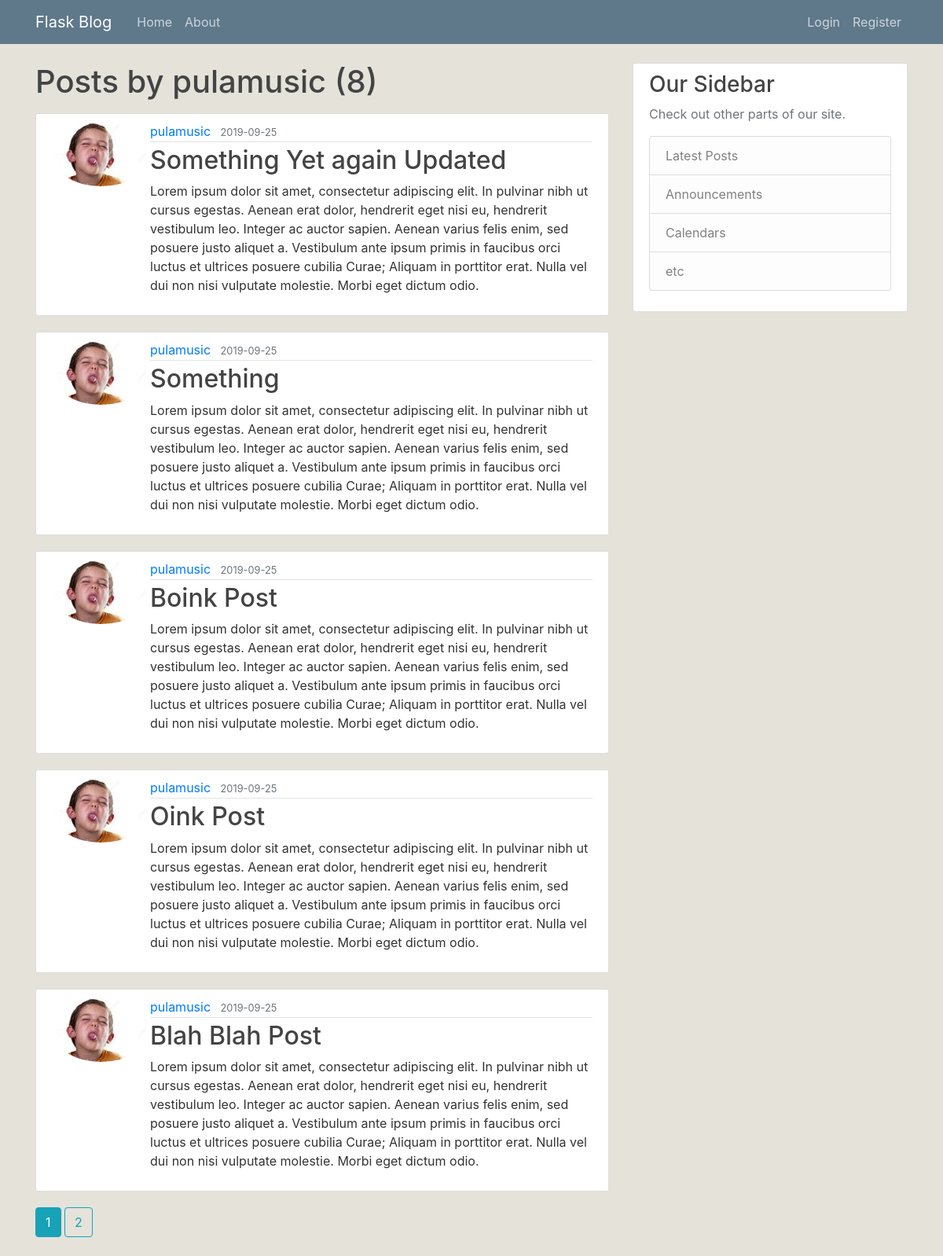
Page /user/pulamusic on the committed database.
### flaskblog/models.py (models this page shows, shortened)
class User(db.Model, UserMixin):
    id = db.Column(db.Integer, primary_key=True)
    username = db.Column(db.String(20), unique=True, nullable=False)
    email = db.Column(db.String(120), unique=True, nullable=False)
    image_file = db.Column(db.String(20), nullable=False, default='default.jpg')
    password = db.Column(db.String(60), nullable=False)
    posts = db.relationship('Post', backref='author', lazy=True)

class Post(db.Model):
    id = db.Column(db.Integer, primary_key=True)
    title = db.Column(db.String(100), nullable=False)
    date_posted = db.Column(db.DateTime, nullable=False, default=datetime.utcnow)
    content = db.Column(db.Text, nullable=False)
    user_id = db.Column(db.Integer, db.ForeignKey('user.id'), nullable=False)

### flaskblog/users/routes.py (the view)
@users.route("/user/<string:username>")
def user_posts(username):
    page = request.args.get('page', 1, type=int)
    user = User.query.filter_by(username=username).first_or_404()
    posts = Post.query.filter_by(author=user).order_by(Post.date_posted.desc()).paginate(page=page, per_page=5)
    return render_template('user_posts.html', posts=posts, user=user)

### flaskblog/templates/user_posts.html
{% extends "layout.html" %}
{% block content %}
  <h1 class="mb-3">Posts by {{ user.username }} ({{ posts.total }})</h1>
  {% for post in posts.items %}
  <article class="media content-section">
    <img src="{{ url_for('static', filename='profile_pics/' + post.author.image_file) }}" alt="" class="rounded-circle article-image">
    <div class="media-body">
      <div class="article-metadata">
        <a class="mr-2" href="{{ url_for('users.user_posts', username=post.author.username) }}">{{ post.author.username }}</a>
        <small class="text-muted">{{ post.date_posted.strftime('%Y-%m-%d') }}</small>
      </div>
      <h2><a class="article-title" href="{{ url_for('posts.post', post_id=post.id) }}">{{ post.title }}</a></h2>
      <p class="article-content">{{ post.content }}</p>
    </div>
  </article>
  {% endfor %}
  {% for page_num in posts.iter_pages(left_edge=1, right_edge=1, left_current=1, right_current=2) %}
    {% if page_num %}
      {% if posts.page == page_num %}
        <a class="btn btn-info mb-4" href="{{ url_for('users.user_posts', username=user.username, page=page_num) }}">{{ page_num }}</a>
      {% else %}
        <a class="btn btn-outline-info mb-4" href="{{ url_for('users.user_posts', username=user.username, page=page_num) }}">{{ page_num }}</a>
      {% endif %}
    {% else %}
      ...
    {% endif %}
  {% endfor %}
{% endblock content %}

### flaskblog/static/main.css (style rules this page uses)
body { background: #e5e2da; color: #333333; margin-top: 5rem; }
h1, h2, h3, h4, h5, h6 { color: #444444; }
.content-section { background: #ffffff; padding: 10px 20px; border: 1px solid #dddddd; border-radius: 3px; margin-bottom: 20px; }
.article-title { color: #444444; }
.article-content { white-space: pre-line; }
.article-metadata { padding-bottom: 1px; margin-bottom: 4px; border-bottom: 1px solid #e3e3e3 }

### rows in the picture
User: username "pulamusic"
Post: image_file (picture), author.username "pulamusic", date_posted "2019-09-25", title "Something Yet again Updated", content "Lorem ipsum dolor sit amet, consectetur adipiscing elit. In pulvinar nibh ut cursus egestas. Aenean erat dolor, hendrerit eget nisi eu, hendrerit vestibulum leo. Integer ac auctor sapien. Aenean varius felis enim, sed posuere justo aliquet a. Vestibulum ante ipsum primis in faucibus orci luctus et ultrices posuere cubilia Curae; Aliquam in porttitor erat. Nulla vel dui non nisi vulputate molestie. Morbi eget dictum odio."
Post: image_file (picture), author.username "pulamusic", date_posted "2019-09-25", title "Something", content "Lorem ipsum dolor sit amet, consectetur adipiscing elit. In pulvinar nibh ut cursus egestas. Aenean erat dolor, hendrerit eget nisi eu, hendrerit vestibulum leo. Integer ac auctor sapien. Aenean varius felis enim, sed posuere justo aliquet a. Vestibulum ante ipsum primis in faucibus orci luctus et ultrices posuere cubilia Curae; Aliquam in porttitor erat. Nulla vel dui non nisi vulputate molestie. Morbi eget dictum odio."
Post: image_file (picture), author.username "pulamusic", date_posted "2019-09-25", title "Boink Post", content "Lorem ipsum dolor sit amet, consectetur adipiscing elit. In pulvinar nibh ut cursus egestas. Aenean erat dolor, hendrerit eget nisi eu, hendrerit vestibulum leo. Integer ac auctor sapien. Aenean varius felis enim, sed posuere justo aliquet a. Vestibulum ante ipsum primis in faucibus orci luctus et ultrices posuere cubilia Curae; Aliquam in porttitor erat. Nulla vel dui non nisi vulputate molestie. Morbi eget dictum odio."
Post: image_file (picture), author.username "pulamusic", date_posted "2019-09-25", title "Oink Post", content "Lorem ipsum dolor sit amet, consectetur adipiscing elit. In pulvinar nibh ut cursus egestas. Aenean erat dolor, hendrerit eget nisi eu, hendrerit vestibulum leo. Integer ac auctor sapien. Aenean varius felis enim, sed posuere justo aliquet a. Vestibulum ante ipsum primis in faucibus orci luctus et ultrices posuere cubilia Curae; Aliquam in porttitor erat. Nulla vel dui non nisi vulputate molestie. Morbi eget dictum odio."
Post: image_file (picture), author.username "pulamusic", date_posted "2019-09-25", title "Blah Blah Post", content "Lorem ipsum dolor sit amet, consectetur adipiscing elit. In pulvinar nibh ut cursus egestas. Aenean erat dolor, hendrerit eget nisi eu, hendrerit vestibulum leo. Integer ac auctor sapien. Aenean varius felis enim, sed posuere justo aliquet a. Vestibulum ante ipsum primis in faucibus orci luctus et ultrices posuere cubilia Curae; Aliquam in porttitor erat. Nulla vel dui non nisi vulputate molestie. Morbi eget dictum odio."

### other values in the picture
{{ posts.total }} "8"
{{ page_num }} "1"
{{ page_num }} "2"
